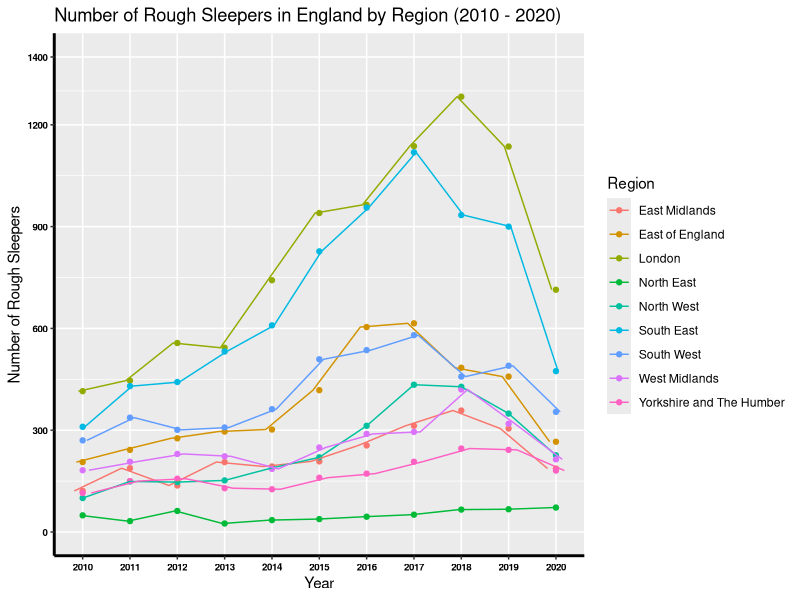
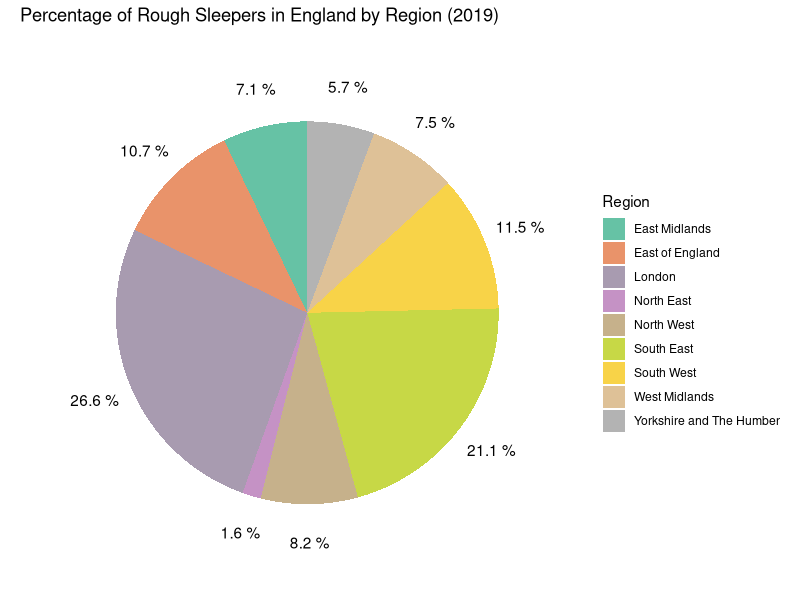
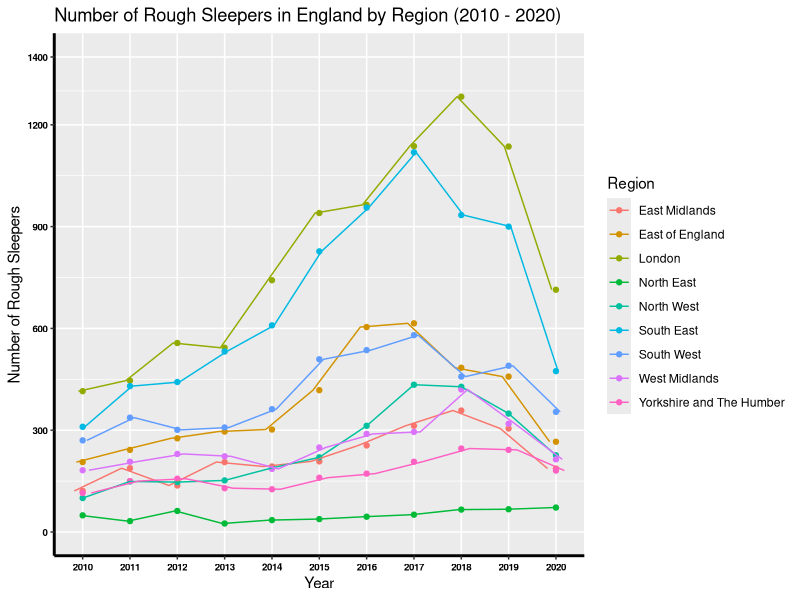
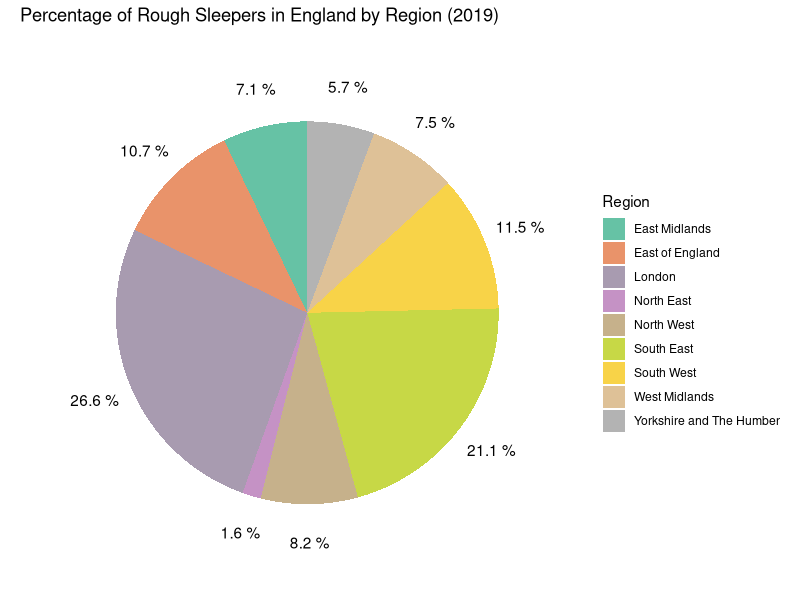

These charts were generated, in order, by the following R code:
## ---- chunk 1
#To begin load the following libraries and transfer the .zip file to the 'Documents' folder 
library(ggplot2)
library(readxl)
library(RColorBrewer)
library(scales)
library(dplyr)
library(tidyr)
library(tidyverse)
library(gridExtra)
library(RColorBrewer)
## ---- chunk 2
#importing the raw data
rawdata <- read_excel("rs_statistics.xlsx")
## ---- chunk 3
#select the columns required
rs1<- rawdata %>% select(3, 5:15)

#select the rows required
rs1<- rs1 %>% slice(2, 4:11)
## ---- chunk 4
#convert to a 'long' data set
rs1_long <- rs1 %>% 
  gather(Year, Number, -Region)
## ---- chunk 5
#shows the first 16 rows of the dataframe
head(rs1_long, 16)
## ---- chunk 6
#select rows of interest
rs2<- rawdata %>% slice(2, 4:11)
#select the columns of interest
rs2<- rs2 %>% select (3, 14)

#convert to a 'long' format so that the data can be input to be visualised by ggplot
rs2_long <- rs2 %>% 
  gather(Year, Number, -Region)

#displays the first six rows of the tibble
head(rs2_long)
## ---- chunk 7
#generate a colour palette with more than 8 colours by extending ggplot palette
nb.cols <- 9
mycolors <- colorRampPalette(brewer.pal(8, "Set2"))(nb.cols) 
  
#generates a line graph with several additional features
rs1plot <-ggplot(rs1_long, aes(x = Year, y = Number, color = Region, group = Region)) +
  geom_point() +
  geom_line(position = position_dodge(0.4)) + #clustered data points are distributed
  scale_fill_manual(values = mycolors) + #a colour scheme is added
  theme(axis.text.x = element_text(face= "bold", color="black", 
                                 size=7),
        axis.text.y = element_text(face= "bold", color="black", 
                                  size=7),
        axis.line = element_line(colour = "black", 
                    size = 1, linetype = "solid")) + #aesthetic of the x/y axis
  labs(title="Number of Rough Sleepers in England by Region (2010 - 2020)",
       x="Year", y = "Number of Rough Sleepers") + #labels the x/y axis and title for plot
  scale_y_continuous(breaks=c(0, 300, 600, 900, 1200, 1400), limits=c(0, 1400)) #adjust the scale

ggsave("rs1plot.png") #saves the graph as an image in figs folder
## ---- chunk 8
rs1plot #generates the plot
## ---- chunk 9
#generate a dataframe of the data
rspie<- data.frame(rs2_long)

#generate a colour palette with more than 8 colours by extending ggplot palette
nb.cols <- 9 
mycolors <- colorRampPalette(brewer.pal(8, "Set2"))(nb.cols) 

#simple barplot is generated of the dataframe first
bp<- ggplot(rspie, aes(x="", y=Number, fill=Region))+
  geom_bar(width = 1, stat = "identity") + 
  geom_text(aes(label = paste(round(Number / sum(Number) * 100, 1), "%"), x = 1.7),
         position = position_stack(vjust = 0.5)) +
  ggtitle("help") +
  theme(axis.text = element_blank(),
        axis.title = element_blank(),
        axis.ticks = element_blank(),
        panel.grid  = element_blank(),
        legend.position="none",
        line = element_blank()) + #blank template theme is added
  scale_fill_manual(values = mycolors) #colour scheme is added matching plot above


#barplot is converted into a piechart
rspiechart <- bp + coord_polar(theta = "y", start=0) +
  theme_void() +
  ggtitle("Percentage of Rough Sleepers in England by Region (2019)")

#saves the graph as an image in figs folder
ggsave("rspiechart.png")
## ---- chunk 10
#generates the pie chart
rspiechart
